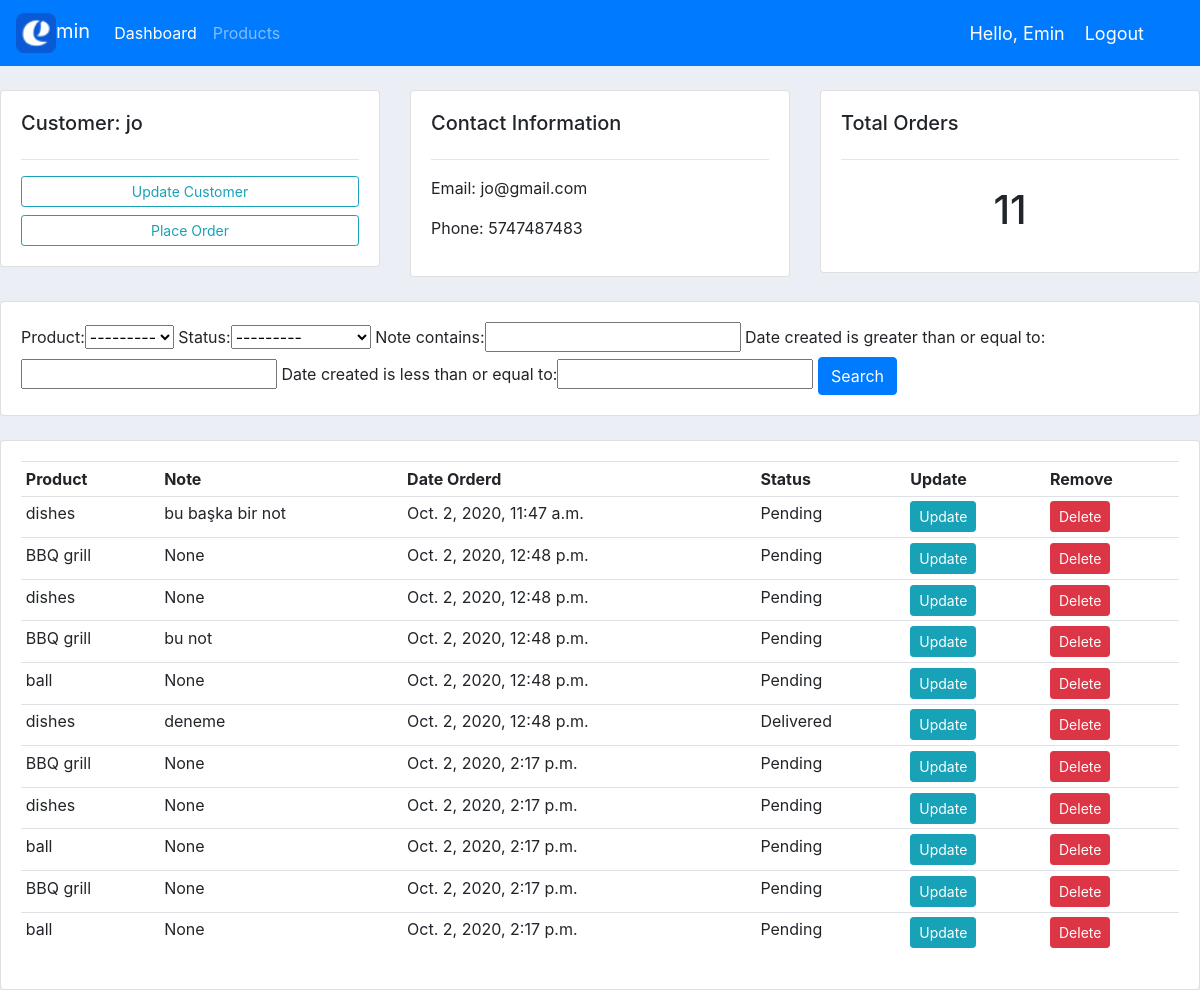
Page /customer/1 (signed in) on the committed database.
### accounts/models.py (models this page shows, shortened)
class Customer(models.Model):
	user = models.OneToOneField(User,null=True,blank=True ,on_delete=models.CASCADE)
	name = models.CharField(max_length=200, null=True)
	phone = models.CharField(max_length=200, null=True)
	email = models.CharField(max_length=200, null=True)
	profile_pic = models.ImageField(default="profile1.png" ,null=True,blank=True)
	date_created = models.DateTimeField(auto_now_add=True, null=True)

class Order(models.Model):
	STATUS = (
	('Pending', 'Pending'),
	('Out for delivery', 'Out for delivery'),
	('Delivered', 'Delivered'),
	)
	customer = models.ForeignKey(Customer, null=True, on_delete= models.SET_NULL)
	product = models.ForeignKey(Product, null=True, on_delete= models.SET_NULL)
	date_created = models.DateTimeField(auto_now_add=True, null=True)
	status = models.CharField(max_length=200, null=True, choices=STATUS)
	note = models.CharField(max_length=1200, null=True)

class Product(models.Model):
	CATEGORY = (
			('Indoor', 'Indoor'),
			('Out Door', 'Out Door'),
			)
	name = models.CharField(max_length=200, null=True)
	price = models.FloatField(null=True)
	category = models.CharField(max_length=200, null=True, choices=CATEGORY)
	description = models.CharField(max_length=200, null=True, blank=True)
	date_created = models.DateTimeField(auto_now_add=True, null=True)
	tags = models.ManyToManyField(Tag)
	def __str__(self):
		return self.name

### accounts/decorators.py (the view)
        def wrapper_func(request, *args, **kwargs):
            group = None
            if request.user.groups.exists():
                group = request.user.groups.all()[0].name
            if group in allowed_roles:
                return view_func(request, *args, **kwargs)
            else:
                return HttpResponse("You are not allowed to view this page")

### accounts/views.py (called while the page is built)
@login_required(login_url="login")
@allowed_users(allowed_roles=['admin','staff'])
def customer(request, pk):
    customer = Customer.objects.get(id=pk)
    orders = customer.order_set.all()
    order_count = orders.count()
    myFilter = OrderFilter(request.GET, queryset=orders)
    orders = myFilter.qs
    context = {"orders":orders,"customer":customer,"order_count":order_count,
    "myFilter":myFilter,}
    return render(request,"accounts/customer.html",context)

### accounts/templates/accounts/customer.html (shortened to what this page needs)
{% extends 'base.html' %}
{% block body %}
	<br>
<div class="row">
	<div class="col-md">
		<div class="card card-body">
			<h5>Customer: {{customer.name}}</h5>
			<hr>
			<a class="btn btn-outline-info  btn-sm btn-block" href="">Update Customer</a>
			<a class="btn btn-outline-info  btn-sm btn-block" href="{% url 'createOrder' customer.id %}">Place Order </a>
		</div>
	</div>
	<div class="col-md">
		<div class="card card-body">
			<h5>Contact Information</h5>
			<hr>
			<p>Email: {{customer.email}}</p>
			<p>Phone: {{customer.phone}}</p>
		</div>
	</div>
	<div class="col-md">
		<div class="card card-body">
			<h5>Total Orders</h5>
			<hr>
			<h1 style="text-align: center;padding: 10px">{{order_count}}</h1>
		</div>
	</div>
</div>
<br>
<div class="row">
	<div class="col">
		<div class="card card-body">
			<form method="get">
				{{myFilter.form}}
		    <button class="btn btn-primary" type="submit">Search</button>
		  </form>
		</div>
	</div>
</div>
<br>
<div class="row">
	<div class="col-md">
		<div class="card card-body">
			<table class="table table-sm">
				<tr>
					<th>Product</th>
					<th>Note</th>
					<th>Date Orderd</th>
					<th>Status</th>
					<th>Update</th>
					<th>Remove</th>
				</tr>
				{% for order in orders %}
				<tr>
					<td>{{order.product}} </td>
					<td>{{order.note}} </td>
					<td>{{order.date_created}} </td>
					<td>{{order.status}} </td>
					<td><a href="" class="btn btn-sm btn-info">Update </a>
					<td><a href="" class="btn btn-sm btn-danger">Delete </a>
				</tr>
				{% endfor %}
			</table>
		</div>
	</div>
</div>
{% endblock body %}

### accounts/templates/accounts/navbar.html (shortened to what this page needs)
{% load static %}
<nav class="navbar navbar-expand-lg navbar-dark bg-primary">
  <a class="navbar-brand" href="{% url 'home' %}"><img height="40" src="{% static 'images/logo.png' %}">min  </a>
  <div class="collapse navbar-collapse" id="navbarSupportedContent">
    <ul class="navbar-nav mr-auto">
    {% if request.user.is_staff %}
      <li class="nav-item active">
        <a class="nav-link" href="{% url 'home' %}">Dashboard</a>
      </li>
      <li class="nav-item">
        <a class="nav-link" href="{% url 'products' %}">Products</a>
      </li>
      {% else %}
       <li class="nav-item">
        <a class="nav-link" href="{% url 'account' %}">Settings</a>
      </li>
      {% endif %}
    </ul>
  </div>
  <span class="hello-msg" >Hello, {{request.user}} </span>
  <span class="hello-msg" ><a class="hello-msg" href="{% url 'logout' %}"> Logout</a> </span>
</nav>

### static/css/main.css (style rules this page uses)
body { background-color: #ebeff5; }

### accounts/templates/accounts/navbar.html (style rules this page uses)
.hello-msg { font-size: 18px; color: #fff; margin-right:20px; }

### rows in the picture
Customer: name "jo", email "jo@gmail.com", phone "5747487483"
Order: product "dishes", note "bu başka bir not", date_created "Oct. 2, 2020, 11:47 a.m.", status "Pending"
Order: product "BBQ grill", note "None", date_created "Oct. 2, 2020, 12:48 p.m.", status "Pending"
Order: product "dishes", note "None", date_created "Oct. 2, 2020, 12:48 p.m.", status "Pending"
Order: product "BBQ grill", note "bu not", date_created "Oct. 2, 2020, 12:48 p.m.", status "Pending"
Order: product "ball", note "None", date_created "Oct. 2, 2020, 12:48 p.m.", status "Pending"
Order: product "dishes", note "deneme", date_created "Oct. 2, 2020, 12:48 p.m.", status "Delivered"
Order: product "BBQ grill", note "None", date_created "Oct. 2, 2020, 2:17 p.m.", status "Pending"
Order: product "dishes", note "None", date_created "Oct. 2, 2020, 2:17 p.m.", status "Pending"
Order: product "ball", note "None", date_created "Oct. 2, 2020, 2:17 p.m.", status "Pending"
Order: product "BBQ grill", note "None", date_created "Oct. 2, 2020, 2:17 p.m.", status "Pending"
Order: product "ball", note "None", date_created "Oct. 2, 2020, 2:17 p.m.", status "Pending"

### other values in the picture
{{ request.user }} "Emin"
{{ order_count }} "11"
